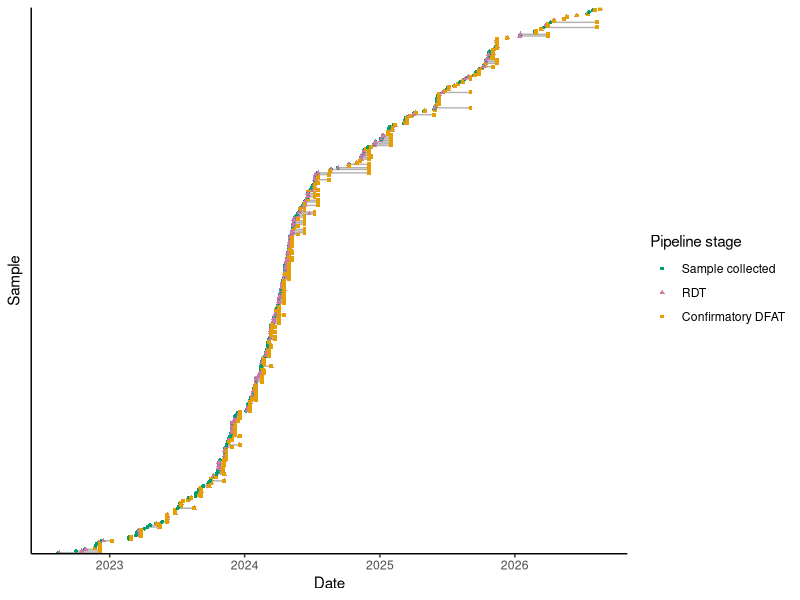
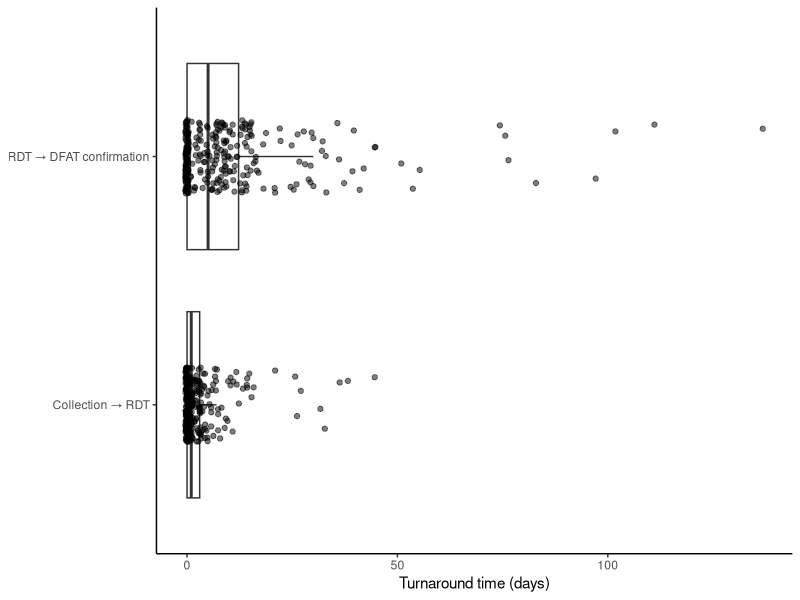

R code for these plots, in order:
#--------------------------------------------------
# 1. Load packages
#--------------------------------------------------

library(tidyverse)
library(lubridate)


epi <- read_csv("processed/RDT_validation_cases.csv")
gen <- read_csv("raw/26aug26_Genomic_surveillance_R4B_sequencing_data - Clean_sequence_data.csv", show_col_types = FALSE)
names(epi); names(gen)

#--------------------------------------------------
# 2. PREP DATA
#--------------------------------------------------

# Remove columns that are completely empty
gen <- gen %>%
  select(where(~ !all(is.na(.))))

# Correct for matching issue, gen has 3 digit code, gen has 1-3 digit 
gen <- gen %>%
  mutate(
    prefix = str_extract(case_number, "^[A-Za-z]+-"),
    number = str_extract(case_number, "\\d+$"),
    case_number = paste0(prefix, str_pad(number, width = 3, pad = "0"))
  ) %>%
  select(-prefix, -number)

# Combine datsets based on case id
combined <- epi %>%
  left_join(gen, by = c("case_no" = "case_number"))
dim(combined)


#--------------------------------------------------
# 3. Collect dates for key points in pipeline
#--------------------------------------------------
# DATE_SAMPLE_COLLECTION - DATE_LAB_SUBMISSION_FORM - DATE_TESTS_PVO - DATE_TESTS_SPEEDIER - TESTS_RADDL_RDT - DATE_TESTS_RADDL - DATE_TESTS_RITM- Date_sequenced

# Split into:
# a. Date sample collected
# b. Date of RDT (1st performed across PVO/MAO/RADDL)
# c. Date of DFAT (either RADDL or RITM)

# All diag turnaround stats (not just sequenced cases)

tat <- combined %>%
  mutate(
    date_sample_collection = as.Date(date_sample_collection, format = "%m/%d/%y"),
    date_tests_pvo= as.Date(date_tests_pvo, format = "%m/%d/%y"),
    date_tests_mao = as.Date(date_tests_mao, format = "%m/%d/%y"),
    date_lab_submission_form = as.Date(date_lab_submission_form, format = "%m/%d/%y"),
    date_tests_speedier = as.Date(date_tests_speedier, format = "%m/%d/%y"),
    Date_test_RADDL = as.Date(Date_test_RADDL, format = "%m/%d/%y"),
    date_tests_ritm = as.Date(date_tests_ritm, format = "%m/%d/%y"),
    Date_sequenced = as.Date(Date_sequenced, format = "%d-%b-%y")
  ) %>%
  mutate(
    date_rdt = pmin(
      if_else(
        tests_pvo %in% c("RDT+", "RDT-"),
        date_tests_pvo,
        as.Date(NA)
      ),
      if_else(
        tests_mao %in% c("RDT+", "RDT-"),
        date_tests_mao,
        as.Date(NA)
      ),
      if_else(
        tests_raddl_rdt %in% c("RDT+", "RDT-"),
        date_tests_raddl,
        as.Date(NA)
      ),
      na.rm = TRUE
    ),
    
    date_dfat = pmin(
      if_else(
        tests_raddl_d_fat %in% c("dFAT+", "dFAT-"),
        date_tests_raddl,
        as.Date(NA)
      ),
      if_else(
        tests_ritm_d_fat %in% c("dFAT+", "dFAT-"),
        date_tests_ritm,
        as.Date(NA)
      ),
      na.rm = TRUE
    )
  )

#--------------------------------------------------
# Between each stage TATs
# Collection - RDT - DFAST
#--------------------------------------------------

tat <- tat %>%
  mutate(
    tat_collection_rdt =
      as.numeric(date_rdt - date_sample_collection),
    tat_rdt_dfat =
      as.numeric(  date_dfat  - date_rdt),
  )
#--------------------------------------------------
# TAT data in long format
#--------------------------------------------------
tat_long <- tat %>%
  select(
    case_no,
    tat_collection_rdt,
    tat_rdt_dfat
  ) %>%
  pivot_longer(
    cols = -case_no,
    names_to = "stage",
    values_to = "days"
  ) %>%
  mutate(
    stage = factor(
      stage,
      levels = c(
        "tat_collection_rdt",
        "tat_rdt_dfat"
      ),
      labels = c(
        "Collection → RDT",
        "RDT → DFAT confirmation"
      )
    )
  ) %>%
  group_by(stage) %>%
  filter(any(!is.na(days))) %>%
  ungroup()

# For now assume that cases where RDT results before collection date are incorrect and replace with 0 (just two cases)
tat_long$days[which(tat_long$days<0)]=0


# Individual sample timelines

timeline <- tat %>%
  select(
    case_no,
    date_sample_collection,
    date_rdt,
    date_dfat
  ) %>%
  pivot_longer(
    cols = -case_no,
    names_to = "stage",
    values_to = "date"
  ) %>%
  filter(!is.na(date)) %>%
  mutate(
    stage = factor(
      stage,
      levels = c(
        "date_sample_collection",
        "date_rdt",
        "date_dfat"
      ),
      labels = c(
        "Sample collected",
        "RDT",
        "Confirmatory DFAT"
      )
    )
  )


# Plot individual sample timelines

# first order by collection dates
timeline <- timeline %>%
  group_by(case_no) %>%
  mutate(
    collection_date = min(date, na.rm = TRUE)
  ) %>%
  ungroup() %>%
  mutate(
    case_no = reorder(case_no, collection_date)
  )


nrow(timeline)
# 933 stages recorded

n_distinct(timeline$case_no)
# 319 unique samples

# then plot
ggplot(
  timeline,
  aes(x = date, y = case_no, group = case_no)
) +
  geom_line(alpha = 0.3) +
  geom_point(aes(shape = stage, col = stage), size = 1) +
  scale_colour_manual(
    values = c(
      "Sample collected" = "#009E73",
      "RDT" = "#CC79A7",
      "Confirmatory DFAT" = "#E69F00"
    )
  ) +
  labs(
    x = "Date",
    y = "Sample",
    colour = "Pipeline stage",
    shape = "Pipeline stage"
  ) +
  theme_classic()+
  theme(
    axis.text.y = element_blank(),
    axis.ticks.y = element_blank()
  )

tat_summary <- tat_long %>%
  group_by(stage) %>%
  summarise(
    n = sum(!is.na(days)),
    median = median(days, na.rm = TRUE),
    mean = mean(days, na.rm = TRUE),
    IQR = IQR(days, na.rm = TRUE),
    SD = sd(days, na.rm = TRUE),
    min = min(days, na.rm = TRUE),
    max = max(days, na.rm = TRUE),
    .groups = "drop"
  )


tat_summary

# Plot TAT between stages

ggplot(tat_long, aes(x = stage, y = days)) +
  geom_boxplot(outlier.shape = NA, na.rm = TRUE) +
  geom_jitter(
    width = 0.15,
    alpha = 0.5,
    na.rm = TRUE
  ) +
  coord_flip() +
  labs(
    x = NULL,
    y = "Turnaround time (days)"
  ) +
  theme_classic()
